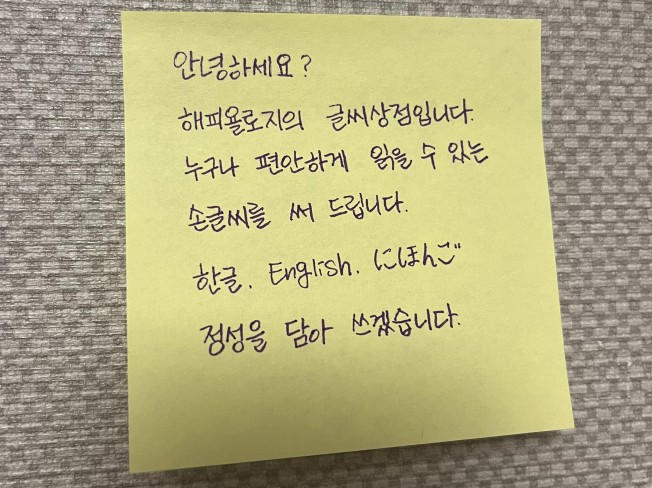
#> input picture ResumeParser/HandwritingParser_1/HandwritingParser_Korean/handwritten_korean.jpeg, 652 x 488 px
$ jupyter execute --allow-errors handwriting_parser_korean.ipynb
#> lines starting #> are read from the running program, lines starting #| are printed output that depends on the picture
#> (a cell that did not finish here is left out)

[cell 2]
import pytesseract

print(pytesseract.get_tesseract_version())
#> (this line was passed over: pytesseract is not available in this run)

[cell 3]
import cv2
import pytesseract

def parse_handwritten_korean(image_path):
    # Load the image using OpenCV
#> called with image_path = 'handwritten_korean.jpeg'
    image = cv2.imread(image_path)
#> image is the input picture: shape (488, 652, 3); mean B, G, R 129, 171.4, 177.2
    # check if the given img exists and can be loaded properly
    if image is None:
        print("Failed to load the image. Please check the file path.")
        return

    # Preprocess the image
    img = cv2.cvtColor(image, cv2.COLOR_BGR2GRAY)
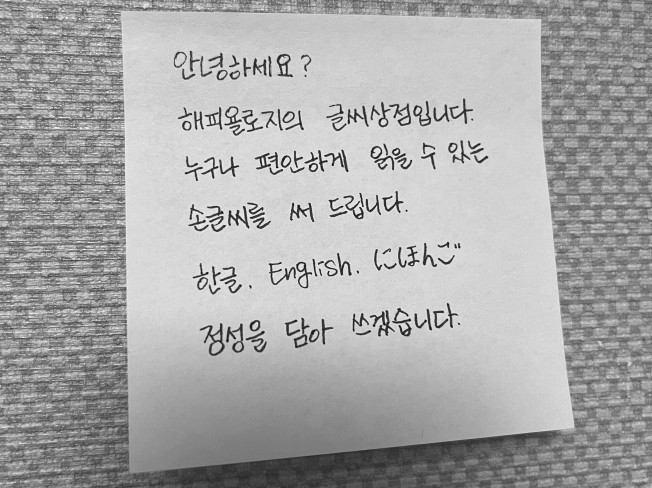
#> img: shape (488, 652); min 12, max 251, mean 168.3

    # Apply image preprocessing (e.g., denoising, thresholding) as needed
    # ...

    blockSize = 11  # size of the neighborhood for threshold calculation
    C = 5  # constant subtracted from the mean
    img = cv2.adaptiveThreshold(img, 255, cv2.ADAPTIVE_THRESH_MEAN_C, cv2.THRESH_BINARY, blockSize, C)
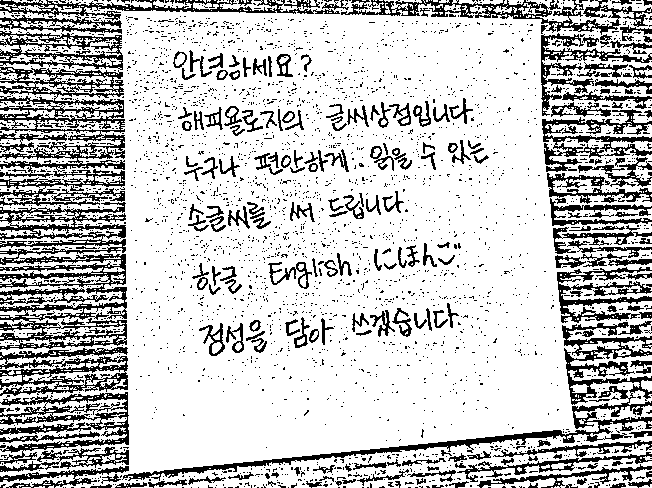
#> img: shape (488, 652); 77.1% white; black in thin lines or dots

    # Perform OCR using pytesseract
    text = pytesseract.image_to_string(image_path, lang='kor')

    # Print the extracted text
    print("Extracted Text:")
    print(text)

# Provide the path to your image
image_path = 'handwritten_korean.jpeg'

# Call the function with the image path
parse_handwritten_korean(image_path)
#> (the call stopped at in parse_handwritten_korean, `text = pytesseract.image_to_string(image_path, lang='kor')`: pytesseract is not available in this run)
